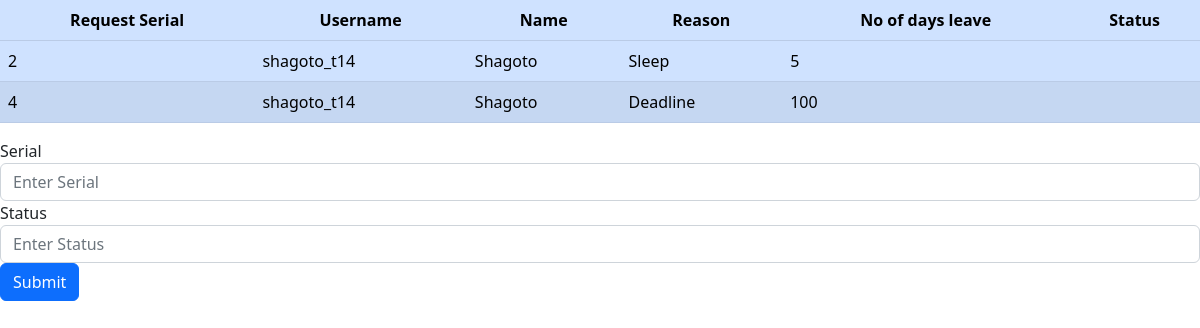
Screenshot of /admin_manage_leave.php with the database file from the repository.
### tables this page shows
CREATE TABLE `leave_request` (
  `req_sl` bigint(20) UNSIGNED NOT NULL,
  `username` varchar(100) NOT NULL,
  `emp_name` varchar(100) NOT NULL,
  `no_of_days_requested` int(11) NOT NULL,
  `reason` varchar(100) NOT NULL,
  `status` varchar(100) DEFAULT NULL
);

### admin_manage_leave.php (the view, shortened to what this page needs)
<?php
	include "dbconnection.php";
 ?>
 <!DOCTYPE html>
<html lang="en">
  <head>
    <link href="https://cdn.jsdelivr.net/npm/bootstrap@5.2.3/dist/css/bootstrap.min.css" rel="stylesheet">
  </head>
  <body>
<table class="table table-striped table-primary" >
            <thead>
            <tr >
            <th scope="col " class="text-center">Request Serial</th>
              <th scope="col " class="text-center">Username</th>
              <th scope="col " class="text-center">Name</th>
              <th scope="col " class="text-center">Reason</th>
              <th scope="col " class="text-center">No of days leave</th>
              <th scope="col " class="text-center">Status</th>
            </tr>
          </thead>
          <tbody>
            <tr class="td-text text-center">
              <?php
								$sql= "SELECT req_sl,username,emp_name,reason,no_of_days_requested,status  FROM leave_request where status is NULL";
								$res=mysqli_query($db, $sql);
								while ($row= mysqli_fetch_assoc($res)){
									echo "<tr><td>{$row["req_sl"]}</td><td>{$row["username"]}</td><td>{$row["emp_name"]}</td><td>{$row["reason"]}</td><td>{$row["no_of_days_requested"]}</td><td>{$row["status"]}</td></tr>";
								}
								echo "</table>";
              ?>
<form method="POST">
    <div class="form-group">
        <label for="exampleInputEmail1">Serial</label>
        <input type="text" name="serial" class="form-control" id="exampleInputEmail1" aria-describedby="emailHelp" placeholder="Enter Serial">
    </div>
    <div class="form-group">
        <label for="exampleInputPassword1">Status</label>
        <input type="text" name="status" class="form-control" id="exampleInputPassword1" placeholder="Enter Status">
    </div>
    <button type="submit" name="submit" class="btn btn-primary">Submit</button>
</form>
  </body>
</html>

### rows the page displays
leave_request: req_sl "2", username "shagoto_t14", emp_name "Shagoto", reason "Sleep", no_of_days_requested "5"
leave_request: req_sl "4", username "shagoto_t14", emp_name "Shagoto", reason "Deadline", no_of_days_requested "100"
